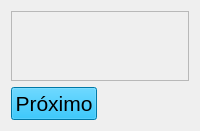
            <widget class="QWidget" name="pgSelectAlgorithm">
             <layout class="QGridLayout" name="gridLayout_10">
              <item row="1" column="0">
               <widget class="QPushButton" name="btnSelectAlgorithmNext">
                <property name="sizePolicy">
                 <sizepolicy hsizetype="MinimumExpanding" vsizetype="MinimumExpanding">
                  <horstretch>0</horstretch>
                  <verstretch>0</verstretch>
                 </sizepolicy>
                </property>
                <property name="maximumSize">
                 <size>
                  <width>400</width>
                  <height>60</height>
                 </size>
                </property>
                <property name="palette">
                 <palette>
                  <active>
                   <colorrole role="WindowText">
                    <brush brushstyle="SolidPattern">
                     <color alpha="255">
                      <red>0</red>
                      <green>0</green>
                      <blue>0</blue>
                     </color>
                    </brush>
                   </colorrole>
                   <colorrole role="Button">
                    <brush brushstyle="SolidPattern">
                     <color alpha="255">
                      <red>0</red>
                      <green>168</green>
                      <blue>232</blue>
                     </color>
                    </brush>
                   </colorrole>
                   <colorrole role="Light">
                    <brush brushstyle="SolidPattern">
                     <color alpha="255">
                      <red>93</red>
                      <green>210</green>
                      <blue>255</blue>
                     </color>
                    </brush>
                   </colorrole>
                   <colorrole role="Midlight">
                    <brush brushstyle="SolidPattern">
                     <color alpha="255">
                      <red>46</red>
                      <green>189</green>
                      <blue>243</blue>
                     </color>
                    </brush>
                   </colorrole>
                   <colorrole role="Dark">
                    <brush brushstyle="SolidPattern">
                     <color alpha="255">
                      <red>0</red>
                      <green>84</green>
                      <blue>116</blue>
                     </color>
                    </brush>
                   </colorrole>
                   <colorrole role="Mid">
                    <brush brushstyle="SolidPattern">
                     <color alpha="255">
                      <red>0</red>
                      <green>112</green>
                      <blue>155</blue>
                     </color>
                    </brush>
                   </colorrole>
                   <colorrole role="Text">
                    <brush brushstyle="SolidPattern">
                     <color alpha="255">
                      <red>0</red>
                      <green>0</green>
                      <blue>0</blue>
                     </color>
                    </brush>
                   </colorrole>
                   <colorrole role="BrightText">
                    <brush brushstyle="SolidPattern">
                     <color alpha="255">
                      <red>255</red>
                      <green>255</green>
                      <blue>255</blue>
                     </color>
                    </brush>
                   </colorrole>
                   <colorrole role="ButtonText">
                    <brush brushstyle="SolidPattern">
                     <color alpha="255">
                      <red>0</red>
                      <green>0</green>
                      <blue>0</blue>
                     </color>
                    </brush>
                   </colorrole>
                   <colorrole role="Base">
                    <brush brushstyle="SolidPattern">
                     <color alpha="255">
                      <red>255</red>
                      <green>255</green>
                      <blue>255</blue>
                     </color>
                    </brush>
                   </colorrole>
                   <colorrole role="Window">
                    <brush brushstyle="SolidPattern">
                     <color alpha="255">
                      <red>0</red>
                      <green>168</green>
                      <blue>232</blue>
                     </color>
                    </brush>
                   </colorrole>
                   <colorrole role="Shadow">
                    <brush brushstyle="SolidPattern">
                     <color alpha="255">
                      <red>0</red>
                      <green>0</green>
                      <blue>0</blue>
                     </color>
                    </brush>
                   </colorrole>
                   <colorrole role="AlternateBase">
                    <brush brushstyle="SolidPattern">
                     <color alpha="255">
                      <red>127</red>
                      <green>211</green>
                      <blue>243</blue>
                     </color>
                    </brush>
                   </colorrole>
                   <colorrole role="ToolTipBase">
                    <brush brushstyle="SolidPattern">
                     <color alpha="255">
                      <red>255</red>
                      <green>255</green>
                      <blue>220</blue>
                     </color>
                    </brush>
                   </colorrole>
                   <colorrole role="ToolTipText">
                    <brush brushstyle="SolidPattern">
                     <color alpha="255">
                      <red>0</red>
                      <green>0</green>
                      <blue>0</blue>
                     </color>
                    </brush>
                   </colorrole>
                   <colorrole role="PlaceholderText">
                    <brush brushstyle="SolidPattern">
                     <color alpha="127">
                      <red>0</red>
                      <green>0</green>
                      <blue>0</blue>
                     </color>
                    </brush>
                   </colorrole>
                   <colorrole role="Accent">
                    <brush brushstyle="SolidPattern">
                     <color alpha="255">
                      <red>255</red>
                      <green>255</green>
                      <blue>255</blue>
                     </color>
                    </brush>
                   </colorrole>
                  </active>
                  <inactive>
                   <colorrole role="WindowText">
                    <brush brushstyle="SolidPattern">
                     <color alpha="255">
                      <red>0</red>
                      <green>0</green>
                      <blue>0</blue>
                     </color>
                    </brush>
                   </colorrole>
                   <colorrole role="Button">
                    <brush brushstyle="SolidPattern">
                     <color alpha="255">
                      <red>0</red>
                      <green>168</green>
                      <blue>232</blue>
                     </color>
                    </brush>
                   </colorrole>
                   <colorrole role="Light">
                    <brush brushstyle="SolidPattern">
                     <color alpha="255">
                      <red>93</red>
                      <green>210</green>
                      <blue>255</blue>
                     </color>
                    </brush>
                   </colorrole>
                   <colorrole role="Midlight">
                    <brush brushstyle="SolidPattern">
                     <color alpha="255">
                      <red>46</red>
                      <green>189</green>
                      <blue>243</blue>
                     </color>
                    </brush>
                   </colorrole>
                   <colorrole role="Dark">
                    <brush brushstyle="SolidPattern">
                     <color alpha="255">
                      <red>0</red>
                      <green>84</green>
                      <blue>116</blue>
                     </color>
                    </brush>
                   </colorrole>
                   <colorrole role="Mid">
                    <brush brushstyle="SolidPattern">
                     <color alpha="255">
                      <red>0</red>
                      <green>112</green>
                      <blue>155</blue>
                     </color>
                    </brush>
                   </colorrole>
                   <colorrole role="Text">
                    <brush brushstyle="SolidPattern">
                     <color alpha="255">
                      <red>0</red>
                      <green>0</green>
                      <blue>0</blue>
                     </color>
                    </brush>
                   </colorrole>
                   <colorrole role="BrightText">
                    <brush brushstyle="SolidPattern">
                     <color alpha="255">
                      <red>255</red>
                      <green>255</green>
                      <blue>255</blue>
                     </color>
                    </brush>
                   </colorrole>
                   <colorrole role="ButtonText">
                    <brush brushstyle="SolidPattern">
                     <color alpha="255">
                      <red>0</red>
                      <green>0</green>
                      <blue>0</blue>
                     </color>
                    </brush>
                   </colorrole>
                   <colorrole role="Base">
                    <brush brushstyle="SolidPattern">
                     <color alpha="255">
                      <red>255</red>
                      <green>255</green>
                      <blue>255</blue>
                     </color>
                    </brush>
                   </colorrole>
                   <colorrole role="Window">
                    <brush brushstyle="SolidPattern">
                     <color alpha="255">
                      <red>0</red>
                      <green>168</green>
                      <blue>232</blue>
                     </color>
                    </brush>
                   </colorrole>
                   <colorrole role="Shadow">
                    <brush brushstyle="SolidPattern">
                     <color alpha="255">
                      <red>0</red>
                      <green>0</green>
                      <blue>0</blue>
                     </color>
                    </brush>
                   </colorrole>
                   <colorrole role="AlternateBase">
                    <brush brushstyle="SolidPattern">
                     <color alpha="255">
                      <red>127</red>
                      <green>211</green>
                      <blue>243</blue>
                     </color>
                    </brush>
                   </colorrole>
                   <colorrole role="ToolTipBase">
                    <brush brushstyle="SolidPattern">
                     <color alpha="255">
                      <red>255</red>
                      <green>255</green>
                      <blue>220</blue>
                     </color>
                    </brush>
                   </colorrole>
                   <colorrole role="ToolTipText">
                    <brush brushstyle="SolidPattern">
                     <color alpha="255">
                      <red>0</red>
                      <green>0</green>
                      <blue>0</blue>
                     </color>
                    </brush>
                   </colorrole>
                   <colorrole role="PlaceholderText">
                    <brush brushstyle="SolidPattern">
                     <color alpha="127">
                      <red>0</red>
                      <green>0</green>
                      <blue>0</blue>
                     </color>
                    </brush>
                   </colorrole>
                   <colorrole role="Accent">
                    <brush brushstyle="SolidPattern">
                     <color alpha="255">
                      <red>255</red>
                      <green>255</green>
                      <blue>255</blue>
                     </color>
                    </brush>
                   </colorrole>
                  </inactive>
                  <disabled>
                   <colorrole role="WindowText">
                    <brush brushstyle="SolidPattern">
                     <color alpha="255">
                      <red>0</red>
                      <green>84</green>
                      <blue>116</blue>
                     </color>
                    </brush>
                   </colorrole>
                   <colorrole role="Button">
                    <brush brushstyle="SolidPattern">
                     <color alpha="255">
                      <red>0</red>
                      <green>168</green>
                      <blue>232</blue>
                     </color>
                    </brush>
                   </colorrole>
                   <colorrole role="Light">
                    <brush brushstyle="SolidPattern">
                     <color alpha="255">
                      <red>93</red>
                      <green>210</green>
                      <blue>255</blue>
                     </color>
                    </brush>
                   </colorrole>
                   <colorrole role="Midlight">
                    <brush brushstyle="SolidPattern">
                     <color alpha="255">
                      <red>46</red>
                      <green>189</green>
                      <blue>243</blue>
                     </color>
                    </brush>
                   </colorrole>
                   <colorrole role="Dark">
                    <brush brushstyle="SolidPattern">
                     <color alpha="255">
                      <red>0</red>
                      <green>84</green>
                      <blue>116</blue>
                     </color>
                    </brush>
                   </colorrole>
                   <colorrole role="Mid">
                    <brush brushstyle="SolidPattern">
                     <color alpha="255">
                      <red>0</red>
                      <green>112</green>
                      <blue>155</blue>
                     </color>
                    </brush>
                   </colorrole>
                   <colorrole role="Text">
                    <brush brushstyle="SolidPattern">
                     <color alpha="255">
                      <red>0</red>
                      <green>84</green>
                      <blue>116</blue>
                     </color>
                    </brush>
                   </colorrole>
                   <colorrole role="BrightText">
                    <brush brushstyle="SolidPattern">
                     <color alpha="255">
                      <red>255</red>
                      <green>255</green>
                      <blue>255</blue>
                     </color>
                    </brush>
                   </colorrole>
                   <colorrole role="ButtonText">
                    <brush brushstyle="SolidPattern">
                     <color alpha="255">
                      <red>0</red>
                      <green>84</green>
                      <blue>116</blue>
                     </color>
                    </brush>
                   </colorrole>
                   <colorrole role="Base">
                    <brush brushstyle="SolidPattern">
                     <color alpha="255">
                      <red>0</red>
                      <green>168</green>
                      <blue>232</blue>
                     </color>
                    </brush>
                   </colorrole>
                   <colorrole role="Window">
                    <brush brushstyle="SolidPattern">
                     <color alpha="255">
                      <red>0</red>
                      <green>168</green>
                      <blue>232</blue>
                     </color>
                    </brush>
                   </colorrole>
                   <colorrole role="Shadow">
                    <brush brushstyle="SolidPattern">
                     <color alpha="255">
                      <red>0</red>
                      <green>0</green>
                      <blue>0</blue>
                     </color>
                    </brush>
                   </colorrole>
                   <colorrole role="AlternateBase">
                    <brush brushstyle="SolidPattern">
                     <color alpha="255">
                      <red>0</red>
                      <green>168</green>
                      <blue>232</blue>
                     </color>
                    </brush>
                   </colorrole>
                   <colorrole role="ToolTipBase">
                    <brush brushstyle="SolidPattern">
                     <color alpha="255">
                      <red>255</red>
                      <green>255</green>
                      <blue>220</blue>
                     </color>
                    </brush>
                   </colorrole>
                   <colorrole role="ToolTipText">
                    <brush brushstyle="SolidPattern">
                     <color alpha="255">
                      <red>0</red>
                      <green>0</green>
                      <blue>0</blue>
                     </color>
                    </brush>
                   </colorrole>
                   <colorrole role="PlaceholderText">
                    <brush brushstyle="SolidPattern">
                     <color alpha="127">
                      <red>0</red>
                      <green>84</green>
                      <blue>116</blue>
                     </color>
                    </brush>
                   </colorrole>
                   <colorrole role="Accent">
                    <brush brushstyle="SolidPattern">
                     <color alpha="255">
                      <red>47</red>
                      <green>198</green>
                      <blue>255</blue>
                     </color>
                    </brush>
                   </colorrole>
                  </disabled>
                 </palette>
                </property>
                <property name="font">
                 <font>
                  <pointsize>16</pointsize>
                 </font>
                </property>
                <property name="toolTip">
                 <string>Quando estiveres acabdo, pressiona-me para continuar</string>
                </property>
                <property name="text">
                 <string>Próximo</string>
                </property>
               </widget>
              </item>
              <item row="1" column="1">
               <spacer name="horizontalSpacer_9">
                <property name="orientation">
                 <enum>Qt::Orientation::Horizontal</enum>
                </property>
                <property name="sizeHint" stdset="0">
                 <size>
                  <width>40</width>
                  <height>20</height>
                 </size>
                </property>
               </spacer>
              </item>
              <item row="0" column="0" colspan="2">
               <widget class="QScrollArea" name="scrlAreaSelectAlgorithm">
                <property name="sizePolicy">
                 <sizepolicy hsizetype="MinimumExpanding" vsizetype="MinimumExpanding">
                  <horstretch>0</horstretch>
                  <verstretch>0</verstretch>
                 </sizepolicy>
                </property>
                <property name="widgetResizable">
                 <bool>true</bool>
                </property>
                <widget class="QWidget" name="scrlAreaSelectAlgorithmContents">
                 <property name="geometry">
                  <rect>
                   <x>0</x>
                   <y>0</y>
                   <width>98</width>
                   <height>28</height>
                  </rect>
                 </property>
                 <layout class="QHBoxLayout" name="horizontalLayout_3"/>
                </widget>
               </widget>
              </item>
             </layout>
            </widget>
